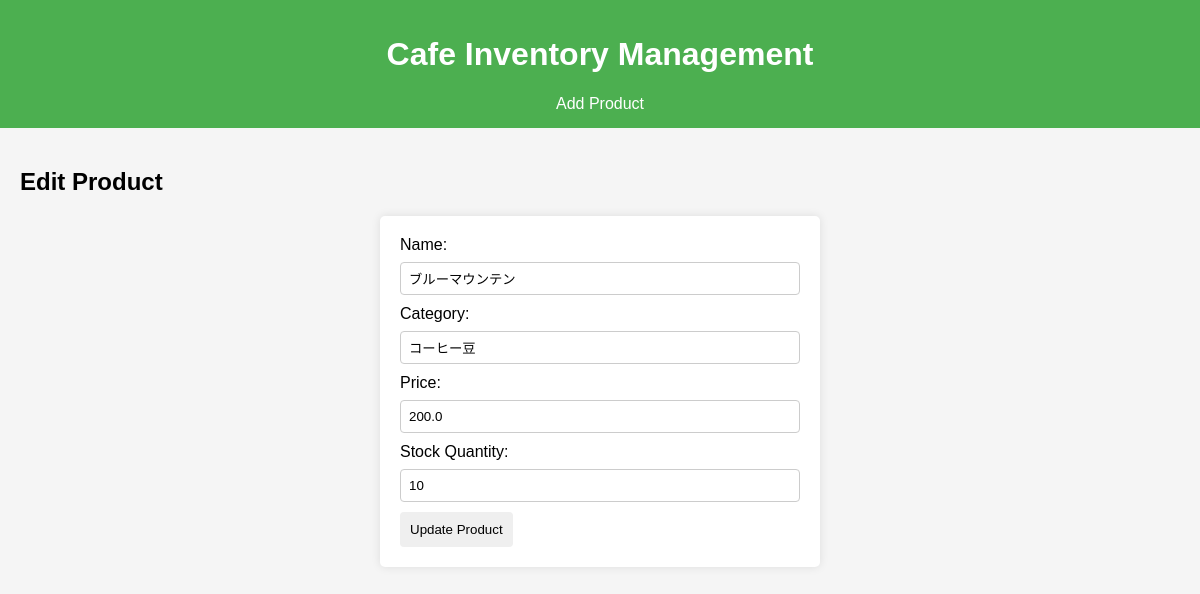
Page /edit_product/11 on the committed database.
### tables this page shows
CREATE TABLE PRODUCTS (
    product_id INTEGER PRIMARY KEY,
    name TEXT NOT NULL,
    category TEXT NOT NULL,
    price REAL NOT NULL,
    stock_quantity INTEGER NOT NULL
);

### app.py (the view, shortened to what this page needs)
@app.route('/edit_product/<int:product_id>', methods=['GET', 'POST'])
def edit_product(product_id):
    conn = get_db()
    cursor = conn.cursor()
    cursor.execute("SELECT * FROM PRODUCTS WHERE product_id = ?", (product_id,))
    product = cursor.fetchone()
    conn.close()
    return render_template('edit_product.html', product=product)

### app.py (called while the page is built)
def get_db():
    conn = sqlite3.connect(DATABASE)
    conn.row_factory = sqlite3.Row
    return conn

### templates/edit_product.html
{% extends 'base.html' %}
{% block content %}
<h2>Edit Product</h2>
<form method="post">
    <label for="name">Name:</label>
    <input type="text" id="name" name="name" value="{{ product.name }}" required>
    <label for="category">Category:</label>
    <input type="text" id="category" name="category" value="{{ product.category }}" required>
    <label for="price">Price:</label>
    <input type="number" step="0.01" id="price" name="price" value="{{ product.price }}" required>
    <label for="stock_quantity">Stock Quantity:</label>
    <input type="number" id="stock_quantity" name="stock_quantity" value="{{ product.stock_quantity }}" required>
    <button type="submit">Update Product</button>
</form>
{% endblock %}

### static/styles.css (style rules this page uses)
body { font-family: Arial, sans-serif; background-color: #f5f5f5; margin: 0; padding: 0; }
form { background-color: white; padding: 20px; border-radius: 5px; box-shadow: 0 0 10px rgba(0,0,0,0.1); max-width: 400px; margin: 0 auto; }
label { display: block; margin-bottom: 8px; }
input { width: 100%; padding: 8px; margin-bottom: 10px; border: 1px solid #ccc; border-radius: 4px; box-sizing: border-box; }
button { padding: 10px; border: none; border-radius: 4px; cursor: pointer; }

### rows in the picture
PRODUCTS: name "ブルーマウンテン", category "コーヒー豆", price "200.0", stock_quantity "10"
